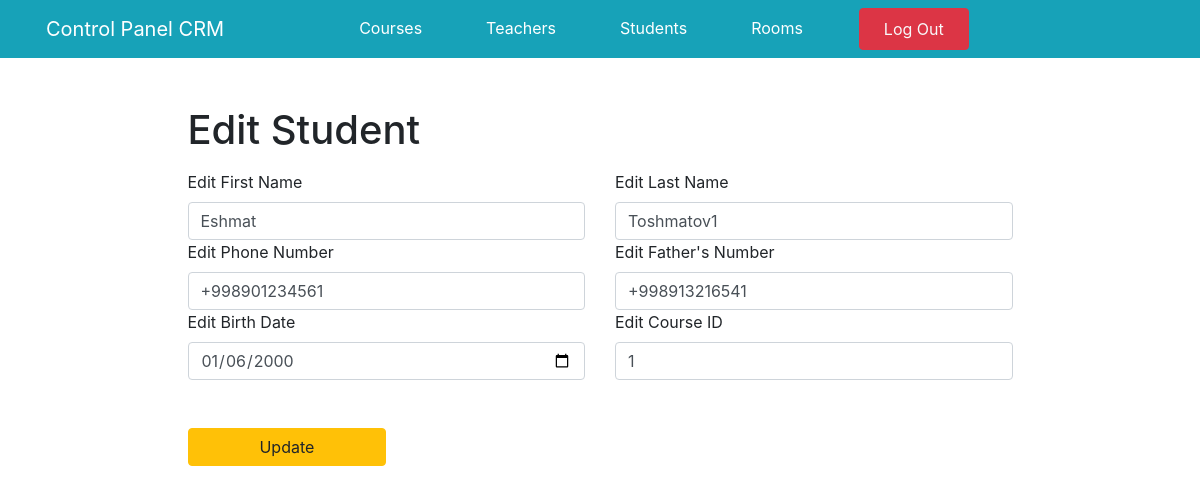
The page /admin/students/update.php?id=1 on the database its author committed.
### tables this page shows
CREATE TABLE `students` (
  `id` int NOT NULL,
  `first_name` varchar(50) DEFAULT NULL,
  `last_name` varchar(50) DEFAULT NULL,
  `number` varchar(20) DEFAULT NULL,
  `fathers_number` varchar(20) DEFAULT NULL,
  `date_of_birth` date DEFAULT NULL,
  `course_id` int DEFAULT NULL
);

### admin/students/update.php (the view, shortened to what this page needs)
<?php
@include_once '../header.php';
global $connect;
if (isset($_GET['id'])) {
    $id = $_GET['id'];
    $sqlSelect = "SELECT * FROM Students WHERE id = :id";
    $state = $connect->prepare($sqlSelect);
    $state->bindValue(':id', $id, PDO::PARAM_INT);
    $state->execute();
    $result = $state->fetch(PDO::FETCH_ASSOC);
}
?>
<div class="container my-5">
    <div class="row justify-content-center">
        <div class="col-lg-9">
            <h1 class="mb-3">Edit Student</h1>
            <form method="post">
                <div class="row g-3">
                    <div class="col-md-6">
                        <label for="first_name" class="form-label">Edit First Name</label>
                        <input type="text" class="form-control" id="first_name" name="first_name" value="<?=$result['first_name'] ?>" required>
                    </div>
                    <div class="col-md-6">
                        <label for="last_name" class="form-label">Edit Last Name</label>
                        <input type="text" class="form-control" id="last_name" name="last_name" value="<?=$result['last_name'] ?>" required>
                    </div>
                    <div class="col-md-6">
                        <label for="number" class="form-label">Edit Phone Number</label>
                        <input type="text" class="form-control" id="number" name="number" value="<?=$result['number'] ?>" required>
                    </div>
                    <div class="col-md-6">
                        <label for="fathers_number" class="form-label">Edit Father's Number</label>
                        <input type="text" class="form-control" id="fathers_number" name="fathers_number" value="<?=$result['fathers_number'] ?>" required>
                    </div>
                    <div class="col-md-6">
                        <label for="birth_date" class="form-label">Edit Birth Date</label>
                        <input type="date" class="form-control" id="birth_date" name="birth_date" value="<?= date('Y-m-d', strtotime($result['date_of_birth'])) ?>" required>
                    </div>
                    <div class="col-md-6">
                        <label for="course_id" class="form-label">Edit Course ID</label>
                        <input type="text" class="form-control" id="course_id" name="course_id" value="<?=$result['course_id'] ?>" required>
                    </div>
                    <div class="col-12 pt-5">
                        <div class="row">
                            <div class="col-md-6">
                                <button type="submit" name="update_student" class="btn btn-warning w-50 w-bold">Update</button>
                            </div>
                        </div>
                    </div>
                </div>
            </form>
        </div>
    </div>
</div>

### rows shown on the page
students: first_name "Eshmat", last_name "Toshmatov1", number "+998901234561", fathers_number "+998913216541", birth_date "01/06/2000", course_id "1"
